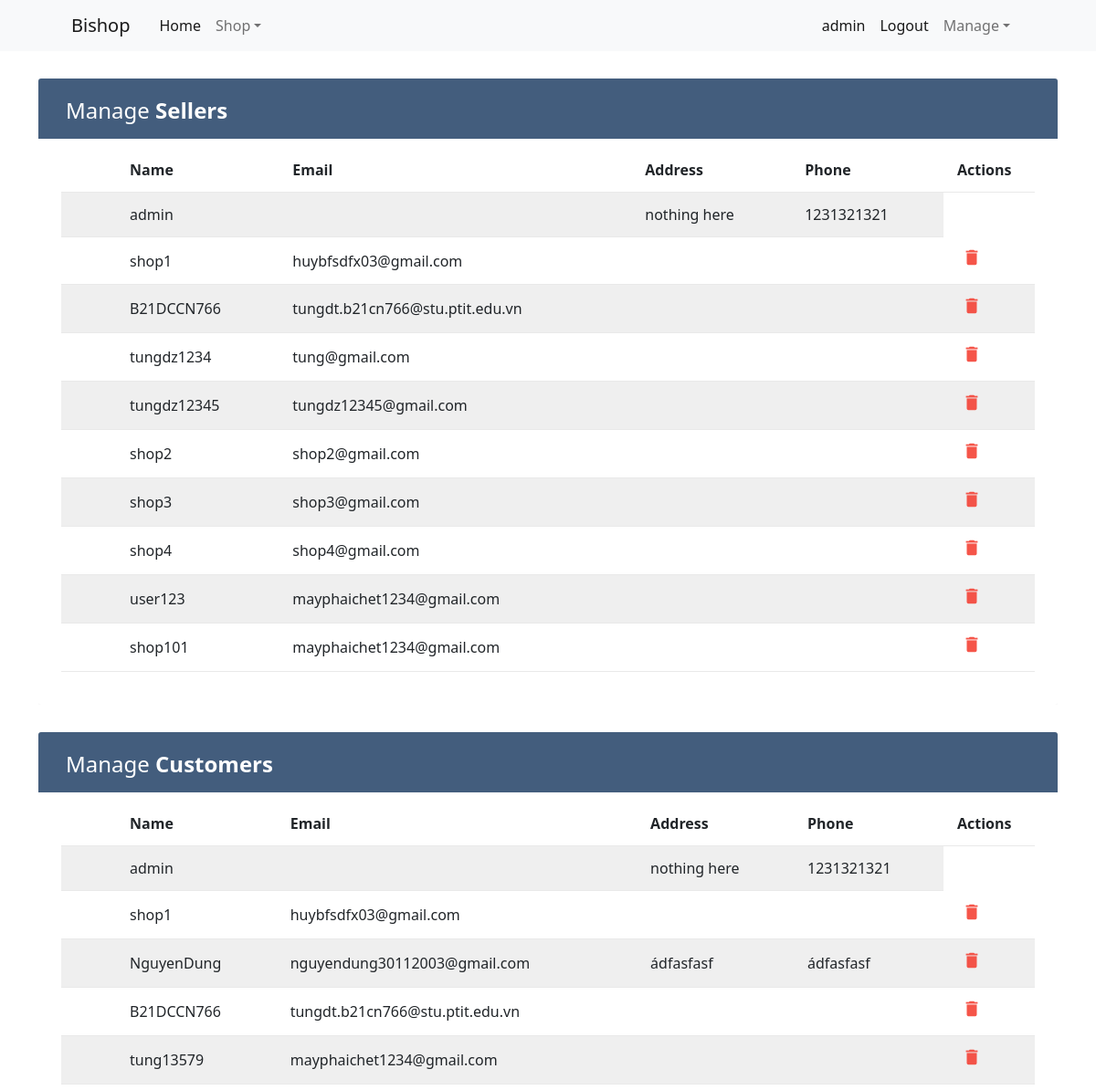
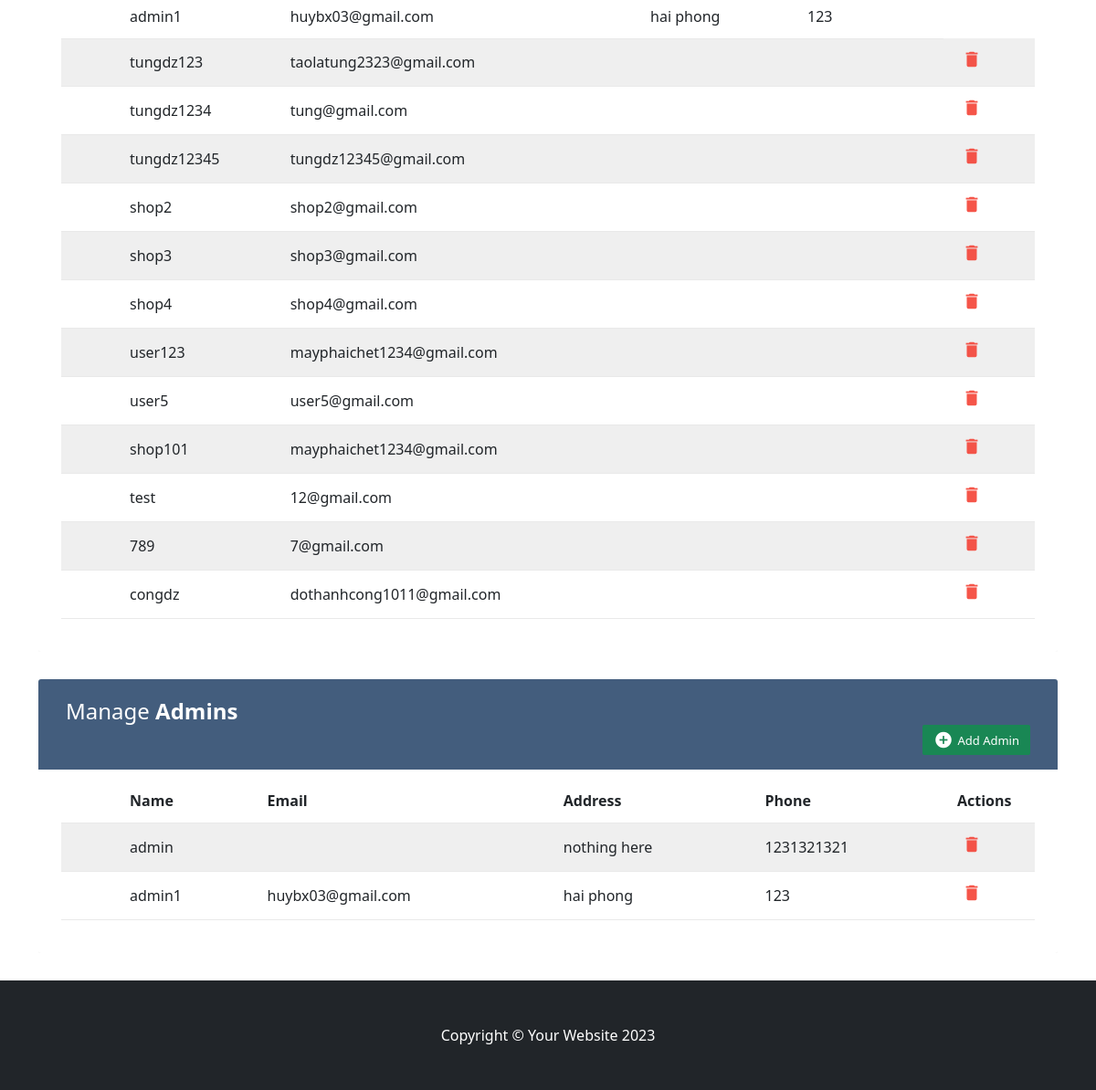
Page /account (signed in) on the committed database (2 pictures, top to bottom).
### home/models.py (models this page shows, shortened)
class Account(models.Model):
    user = models.OneToOneField(User, on_delete=models.CASCADE)
    address = models.CharField(max_length=10000, null=True, blank=True)
    phoneNumber = models.CharField(max_length=100, null=True, blank=True)
    is_Sell= models.IntegerField(default=0)
    is_Admin = models.IntegerField(default=0)

### home/views.py (the view)
# urls.py: path('account', views.account, name = 'account'),
def account(request):
    if request.user.is_authenticated:
        if request.user.account.is_Admin:
            customers = Account.objects.all()
            sellers = Account.objects.filter(is_Sell=1)
            admins = Account.objects.filter(is_Admin=1)
            context = {'customers': customers, 'sellers': sellers, 'admins': admins}
            return render(request, 'account.html', context)
        return render(request, 'error.html')
    return redirect('login')

### templates/account.html (shortened to what this page needs)
{% extends 'base.html' %}
{% load static %}
{% block main %}
<div class="container">
	<div class="table-responsive">
		<div class="table-wrapper">
			<div class="table-title">
				<div class="row">
					<div class="col-xs-6">
						<h2>Manage <b>Sellers</b></h2>
					</div>
				</div>
			</div>
			<table class="table table-striped table-hover">
				<thead>
					<tr>
						<th>
						</th>
						<th>Name</th>
						<th>Email</th>
						<th>Address</th>
						<th>Phone</th>
						<th>Actions</th>
					</tr>
				</thead>
				<tbody>
					{% for seller in sellers %}
					<tr>
						<td>
						</td>
						<td>{{seller.user.username}}</td>
						<td>{{seller.user.email}}</td>
						<td>{{seller.address|default:'' }}</td>
						<td>{{seller.phoneNumber|default:'' }}</td>
						{% if seller.is_Admin != 1 %}
						<td>
							<a href="{% url "deleteAccount" %}?id={{seller.user.id}}" class="delete" data-toggle="modal"><i class="material-icons" data-toggle="tooltip" title="Delete">&#xE872;</i></a>
						</td>
						{% endif %}
					</tr>
					{% endfor %}
				</tbody>
			</table>
		</div>
	</div>
</div>
<div class="container">
	<div class="table-responsive">
		<div class="table-wrapper">
			<div class="table-title">
				<div class="row">
					<div class="col-xs-6">
						<h2>Manage <b>Customers</b></h2>
					</div>
				</div>
			</div>
			<table class="table table-striped table-hover">
				<thead>
					<tr>
						<th>
						</th>
						<th>Name</th>
						<th>Email</th>
						<th>Address</th>
						<th>Phone</th>
						<th>Actions</th>
					</tr>
				</thead>
				<tbody>
					{% for customer in customers %}
					<tr>
						<td>
						</td>
						<td>{{customer.user.username}}</td>
						<td>{{customer.user.email}}</td>
						<td>{{customer.address|default:''}}</td>
						<td>{{customer.phoneNumber|default:''}}</td>
						{% if customer.is_Admin != 1 %}
						<td>
							<a href="{% url "deleteAccount" %}?id={{customer.user.id}}" class="delete" data-toggle="modal"><i class="material-icons" data-toggle="tooltip" title="Delete">&#xE872;</i></a>
						</td>
						{% endif %}
					</tr>
					{% endfor %}
				</tbody>
			</table>
		</div>
	</div>
</div>
<div class="container">
	<div class="table-responsive">
		<div class="table-wrapper">
			<div class="table-title">
				<div class="row">
					<div class="col-xs-6">
						<h2>Manage <b>Admins</b></h2>
					</div>
					<div class="col-xs-6">
						<a href="{% url "registerAdmin" %}" class="btn btn-success" data-toggle="modal"><i class="material-icons">&#xE147;</i> <span>Add Admin</span></a>
					</div>
				</div>
			</div>
			<table class="table table-striped table-hover">
				<thead>
					<tr>
						<th>
						</th>
						<th>Name</th>
						<th>Email</th>
						<th>Address</th>
						<th>Phone</th>
						<th>Actions</th>
					</tr>
				</thead>
				<tbody>
					{% for admin in admins %}
					<tr>
						<td>
						</td>
						<td>{{admin.user.username}}</td>
						<td>{{admin.user.email}}</td>
						<td>{{admin.address|default:''}}</td>
						<td>{{admin.phoneNumber|default:''}}</td>
						<td>
							<a href="{% url "deleteAccount" %}?id={{admin.user.id}}" class="delete" data-toggle="modal"><i class="material-icons" data-toggle="tooltip" title="Delete">&#xE872;</i></a>
						</td>
					</tr>
					{% endfor %}
				</tbody>
			</table>
		</div>
	</div>
</div>
{% endblock main %}

### templates/base.html (shortened to what this page needs)
{% load static %}
<!DOCTYPE html>
<html lang="en">
    <head>
        <link href="https://cdn.jsdelivr.net/npm/bootstrap-icons@1.5.0/font/bootstrap-icons.css" rel="stylesheet" />
        <link href="{% static 'css/styles.css'%}" rel="stylesheet" />
    </head>
    <body>
        <nav class="navbar navbar-expand-lg navbar-light bg-light sticky-top">
            <div class="container px-4 px-lg-5">
                <a class="navbar-brand mx-auto" href="{% url "index" %}">Bishop</a>
                <div class="collapse navbar-collapse mx-auto" id="navbarSupportedContent">
                    <ul class="navbar-nav me-auto mb-2 mb-lg-0 ms-lg-4">
                        <li class="nav-item">
                            <a class="nav-link active" aria-current="page" href="{% url "index" %}">Home</a>
                        </li>
                        <li class="nav-item dropdown">
                            <a class="nav-link dropdown-toggle" id="navbarDropdown" href="#" role="button" data-bs-toggle="dropdown" aria-expanded="false">Shop</a>
                        </li>
                    </ul>
                    <ul class="navbar-nav mb-0 me-2">
                        {% if user.is_authenticated %}
                        <li class="nav-item">
                          <a class="nav-link active" aria-current="page" href="{% url "profile" %}">{{user.username}}</a>
                        </li>
                        <li class="nav-item">
                          <a class="nav-link active" aria-current="page" href="{% url "logout" %}">Logout</a>
                        </li>
                        <li class="nav-item dropdown">
                            <a class="nav-link dropdown-toggle" id="navbarDropdown" href="#" role="button" data-bs-toggle="dropdown" aria-expanded="false">Manage</a>
                        </li>
                        {% endif %}
                    </ul>
                </div>
            </div>
        </nav>
        <div class="min-vh-100">
            {% block main %}
            {% endblock main %}
        </div>
        <footer class="py-5 bg-dark">
            <div class="container"><p class="m-0 text-center text-white">Copyright &copy; Your Website 2023</p></div>
        </footer>
    </body>
</html>

### templates/account.html (style rules this page uses)
.table-responsive { margin: 30px 0; }
.table-wrapper { min-width: 1000px; background: #fff; padding: 20px 25px; border-radius: 3px; box-shadow: 0 1px 1px rgba(0,0,0,.05); }
.table-title { padding-bottom: 15px; background: #435d7d; color: #fff; padding: 16px 30px; margin: -20px -25px 10px; border-radius: 3px 3px 0 0; }
.table-title h2 { margin: 5px 0 0; font-size: 24px; }
.table-title .btn { color: #fff; float: right; font-size: 13px; border: none; min-width: 50px; border-radius: 2px; border: none; outline: none !important; margin-left: 10px; }
.table-title .btn i { float: left; font-size: 21px; margin-right: 5px; }
.table-title .btn span { float: left; margin-top: 2px; }
table.table tr th, table.table tr td { border-color: #e9e9e9; padding: 12px 15px; vertical-align: middle; }
table.table tr th:first-child { width: 60px; }
table.table tr th:last-child { width: 100px; }
table.table-striped tbody tr:nth-of-type(odd) { background-color: #fcfcfc; }
table.table td:last-child i { opacity: 0.9; font-size: 22px; margin: 0 5px; }
table.table td a { font-weight: bold; color: #566787; display: inline-block; text-decoration: none; outline: none !important; }
table.table td a.delete { color: #F44336; }
table.table td i { font-size: 19px; }

### rows in the picture
Account: user.username "admin", address "nothing here", phoneNumber "1231321321"
Account: user.username "shop1", user.email "huybfsdfx03@gmail.com"
Account: user.username "B21DCCN766", user.email "tungdt.b21cn766@stu.ptit.edu.vn"
Account: user.username "tungdz1234", user.email "tung@gmail.com"
Account: user.username "tungdz12345", user.email "tungdz12345@gmail.com"
Account: user.username "shop2", user.email "shop2@gmail.com"
Account: user.username "shop3", user.email "shop3@gmail.com"
Account: user.username "shop4", user.email "shop4@gmail.com"
Account: user.username "user123", user.email "mayphaichet1234@gmail.com"
Account: user.username "shop101", user.email "mayphaichet1234@gmail.com"
Account: user.username "NguyenDung", user.email "nguyendung30112003@gmail.com", address "ádfasfasf", phoneNumber "ádfasfasf"
Account: user.username "tung13579", user.email "mayphaichet1234@gmail.com"
Account: user.username "admin1", user.email "huybx03@gmail.com", address "hai phong", phoneNumber "123"
Account: user.username "tungdz123", user.email "taolatung2323@gmail.com"
Account: user.username "user5", user.email "user5@gmail.com"
Account: user.username "test", user.email "12@gmail.com"
Account: user.username "789", user.email "7@gmail.com"
Account: user.username "congdz", user.email "dothanhcong1011@gmail.com"

### other values in the picture
{{ user.username }} "admin"
